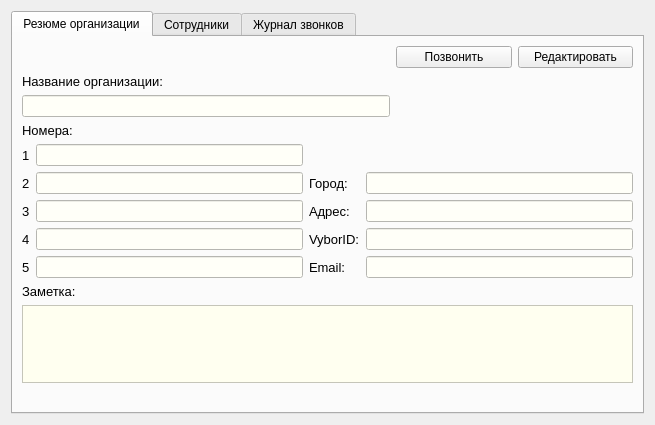
<?xml version="1.0" encoding="UTF-8"?>
<ui version="4.0">
 <class>ViewOrgContactDialog</class>
 <widget class="QDialog" name="ViewOrgContactDialog">
  <property name="geometry">
   <rect>
    <x>0</x>
    <y>0</y>
    <width>655</width>
    <height>425</height>
   </rect>
  </property>
  <property name="windowTitle">
   <string>Резюме организации</string>
  </property>
  <property name="windowIcon">
   <iconset resource="images.qrc">
    <normaloff>:/images/outcall-logo.png</normaloff>:/images/outcall-logo.png</iconset>
  </property>
  <layout class="QGridLayout" name="gridLayout_13">
   <item row="0" column="0">
    <widget class="QTabWidget" name="tabWidget">
     <property name="maximumSize">
      <size>
       <width>16777215</width>
       <height>16777215</height>
      </size>
     </property>
     <property name="focusPolicy">
      <enum>Qt::TabFocus</enum>
     </property>
     <property name="currentIndex">
      <number>0</number>
     </property>
     <widget class="QWidget" name="tab">
      <attribute name="title">
       <string>Резюме организации</string>
      </attribute>
      <layout class="QGridLayout" name="gridLayout_14">
       <item row="0" column="0">
        <layout class="QGridLayout" name="gridLayout_7">
         <item row="0" column="0">
          <layout class="QGridLayout" name="gridLayout_3">
           <item row="0" column="1">
            <layout class="QHBoxLayout" name="horizontalLayout_3">
             <item>
              <widget class="QPushButton" name="callButton">
               <property name="focusPolicy">
                <enum>Qt::NoFocus</enum>
               </property>
               <property name="text">
                <string>Позвонить</string>
               </property>
              </widget>
             </item>
             <item>
              <widget class="QPushButton" name="editButton">
               <property name="focusPolicy">
                <enum>Qt::NoFocus</enum>
               </property>
               <property name="text">
                <string>Редактировать</string>
               </property>
              </widget>
             </item>
            </layout>
           </item>
           <item row="1" column="0">
            <layout class="QGridLayout" name="gridLayout_2">
             <item row="1" column="0">
              <widget class="QLineEdit" name="OrgName">
               <property name="minimumSize">
                <size>
                 <width>368</width>
                 <height>0</height>
                </size>
               </property>
               <property name="styleSheet">
                <string notr="true">*{
background-color: #fffff8;
}</string>
               </property>
               <property name="readOnly">
                <bool>true</bool>
               </property>
              </widget>
             </item>
             <item row="0" column="0">
              <widget class="QLabel" name="label_3">
               <property name="font">
                <font>
                 <pointsize>10</pointsize>
                </font>
               </property>
               <property name="text">
                <string>Название организации:</string>
               </property>
              </widget>
             </item>
            </layout>
           </item>
           <item row="1" column="1">
            <spacer name="horizontalSpacer">
             <property name="orientation">
              <enum>Qt::Horizontal</enum>
             </property>
             <property name="sizeHint" stdset="0">
              <size>
               <width>149</width>
               <height>41</height>
              </size>
             </property>
            </spacer>
           </item>
          </layout>
         </item>
         <item row="1" column="0">
          <layout class="QGridLayout" name="gridLayout">
           <item row="3" column="3">
            <widget class="QLineEdit" name="Address">
             <property name="styleSheet">
              <string notr="true">*{
background-color: #fffff8;
}</string>
             </property>
             <property name="readOnly">
              <bool>true</bool>
             </property>
            </widget>
           </item>
           <item row="3" column="2">
            <widget class="QLabel" name="label_10">
             <property name="font">
              <font>
               <pointsize>10</pointsize>
              </font>
             </property>
             <property name="text">
              <string>Адрес:</string>
             </property>
            </widget>
           </item>
           <item row="2" column="0">
            <widget class="QLabel" name="label_7">
             <property name="font">
              <font>
               <pointsize>10</pointsize>
              </font>
             </property>
             <property name="text">
              <string>2</string>
             </property>
            </widget>
           </item>
           <item row="3" column="0">
            <widget class="QLabel" name="label_8">
             <property name="font">
              <font>
               <pointsize>10</pointsize>
              </font>
             </property>
             <property name="text">
              <string>3</string>
             </property>
            </widget>
           </item>
           <item row="4" column="0">
            <widget class="QLabel" name="label_18">
             <property name="font">
              <font>
               <pointsize>10</pointsize>
              </font>
             </property>
             <property name="text">
              <string>4</string>
             </property>
            </widget>
           </item>
           <item row="5" column="0">
            <widget class="QLabel" name="label_19">
             <property name="font">
              <font>
               <pointsize>10</pointsize>
              </font>
             </property>
             <property name="text">
              <string>5</string>
             </property>
            </widget>
           </item>
           <item row="5" column="1">
            <widget class="QLineEdit" name="FifthNumber">
             <property name="styleSheet">
              <string notr="true">*{
background-color: #fffff8;
}</string>
             </property>
             <property name="readOnly">
              <bool>true</bool>
             </property>
            </widget>
           </item>
           <item row="5" column="2">
            <widget class="QLabel" name="label_12">
             <property name="font">
              <font>
               <pointsize>10</pointsize>
              </font>
             </property>
             <property name="text">
              <string>Email:</string>
             </property>
            </widget>
           </item>
           <item row="5" column="3">
            <widget class="QLineEdit" name="Email">
             <property name="styleSheet">
              <string notr="true">*{
background-color: #fffff8;
}</string>
             </property>
             <property name="readOnly">
              <bool>true</bool>
             </property>
            </widget>
           </item>
           <item row="3" column="1">
            <widget class="QLineEdit" name="ThirdNumber">
             <property name="styleSheet">
              <string notr="true">*{
background-color: #fffff8;
}</string>
             </property>
             <property name="readOnly">
              <bool>true</bool>
             </property>
            </widget>
           </item>
           <item row="2" column="2">
            <widget class="QLabel" name="label_9">
             <property name="font">
              <font>
               <pointsize>10</pointsize>
              </font>
             </property>
             <property name="text">
              <string>Город:</string>
             </property>
            </widget>
           </item>
           <item row="1" column="1">
            <widget class="QLineEdit" name="FirstNumber">
             <property name="styleSheet">
              <string notr="true">*{
background-color: #fffff8;
}</string>
             </property>
             <property name="readOnly">
              <bool>true</bool>
             </property>
            </widget>
           </item>
           <item row="0" column="0" colspan="2">
            <widget class="QLabel" name="label_5">
             <property name="font">
              <font>
               <pointsize>10</pointsize>
              </font>
             </property>
             <property name="text">
              <string>Номера:</string>
             </property>
            </widget>
           </item>
           <item row="2" column="1">
            <widget class="QLineEdit" name="SecondNumber">
             <property name="styleSheet">
              <string notr="true">*{
background-color: #fffff8;
}</string>
             </property>
             <property name="readOnly">
              <bool>true</bool>
             </property>
            </widget>
           </item>
           <item row="2" column="3">
            <widget class="QLineEdit" name="City">
             <property name="styleSheet">
              <string notr="true">*{
background-color: #fffff8;
}</string>
             </property>
             <property name="readOnly">
              <bool>true</bool>
             </property>
            </widget>
           </item>
           <item row="4" column="1">
            <widget class="QLineEdit" name="FourthNumber">
             <property name="styleSheet">
              <string notr="true">*{
background-color: #fffff8;
}</string>
             </property>
             <property name="readOnly">
              <bool>true</bool>
             </property>
            </widget>
           </item>
           <item row="4" column="2">
            <widget class="QLabel" name="label_11">
             <property name="font">
              <font>
               <pointsize>10</pointsize>
              </font>
             </property>
             <property name="text">
              <string>VyborID:</string>
             </property>
            </widget>
           </item>
           <item row="4" column="3">
            <widget class="QLineEdit" name="VyborID">
             <property name="styleSheet">
              <string notr="true">*{
background-color: #fffff8;
}</string>
             </property>
             <property name="readOnly">
              <bool>true</bool>
             </property>
            </widget>
           </item>
           <item row="1" column="0">
            <widget class="QLabel" name="label_6">
             <property name="font">
              <font>
               <pointsize>10</pointsize>
              </font>
             </property>
             <property name="text">
              <string>1</string>
             </property>
            </widget>
           </item>
          </layout>
         </item>
         <item row="2" column="0">
          <layout class="QGridLayout" name="gridLayout_4">
           <item row="2" column="0" colspan="2">
            <widget class="QLabel" name="label_16">
             <property name="text">
              <string/>
             </property>
            </widget>
           </item>
           <item row="1" column="0" colspan="4">
            <widget class="QTextEdit" name="Comment">
             <property name="focusPolicy">
              <enum>Qt::ClickFocus</enum>
             </property>
             <property name="styleSheet">
              <string notr="true">*{
background-color: #fffff0;
}</string>
             </property>
             <property name="undoRedoEnabled">
              <bool>false</bool>
             </property>
             <property name="readOnly">
              <bool>true</bool>
             </property>
            </widget>
           </item>
           <item row="0" column="0">
            <widget class="QLabel" name="label_17">
             <property name="font">
              <font>
               <pointsize>10</pointsize>
              </font>
             </property>
             <property name="text">
              <string>Заметка:</string>
             </property>
            </widget>
           </item>
          </layout>
         </item>
        </layout>
       </item>
      </layout>
     </widget>
     <widget class="QWidget" name="tab_2">
      <attribute name="title">
       <string>Сотрудники</string>
      </attribute>
      <layout class="QGridLayout" name="gridLayout_6">
       <item row="0" column="0">
        <widget class="QWidget" name="widget" native="true">
         <property name="minimumSize">
          <size>
           <width>0</width>
           <height>0</height>
          </size>
         </property>
         <layout class="QGridLayout" name="gridLayout_9">
          <item row="0" column="0">
           <layout class="QGridLayout" name="gridLayout_8">
            <item row="0" column="0">
             <layout class="QHBoxLayout" name="horizontalLayout_2">
              <property name="bottomMargin">
               <number>6</number>
              </property>
              <item>
               <widget class="QComboBox" name="comboBox">
                <property name="minimumSize">
                 <size>
                  <width>190</width>
                  <height>27</height>
                 </size>
                </property>
                <property name="font">
                 <font>
                  <pointsize>10</pointsize>
                 </font>
                </property>
                <property name="focusPolicy">
                 <enum>Qt::NoFocus</enum>
                </property>
                <property name="acceptDrops">
                 <bool>false</bool>
                </property>
                <property name="toolTip">
                 <string>Выберите столбец поиска</string>
                </property>
                <property name="whatsThis">
                 <string>Выберите столбец поиска</string>
                </property>
                <property name="autoFillBackground">
                 <bool>false</bool>
                </property>
                <property name="inputMethodHints">
                 <set>Qt::ImhNone</set>
                </property>
               </widget>
              </item>
              <item>
               <layout class="QHBoxLayout" name="horizontalLayout">
                <item>
                 <widget class="QLineEdit" name="lineEdit">
                  <property name="minimumSize">
                   <size>
                    <width>100</width>
                    <height>27</height>
                   </size>
                  </property>
                  <property name="maximumSize">
                   <size>
                    <width>230</width>
                    <height>16777215</height>
                   </size>
                  </property>
                  <property name="font">
                   <font>
                    <pointsize>10</pointsize>
                   </font>
                  </property>
                  <property name="cursor">
                   <cursorShape>IBeamCursor</cursorShape>
                  </property>
                  <property name="focusPolicy">
                   <enum>Qt::ClickFocus</enum>
                  </property>
                  <property name="toolTip">
                   <string>Поиск по таблице</string>
                  </property>
                  <property name="whatsThis">
                   <string>Поиск по таблице</string>
                  </property>
                  <property name="placeholderText">
                   <string>Поиск</string>
                  </property>
                 </widget>
                </item>
                <item>
                 <widget class="QPushButton" name="pushButton">
                  <property name="minimumSize">
                   <size>
                    <width>0</width>
                    <height>27</height>
                   </size>
                  </property>
                  <property name="maximumSize">
                   <size>
                    <width>65</width>
                    <height>16777215</height>
                   </size>
                  </property>
                  <property name="font">
                   <font>
                    <pointsize>10</pointsize>
                   </font>
                  </property>
                  <property name="focusPolicy">
                   <enum>Qt::NoFocus</enum>
                  </property>
                  <property name="text">
                   <string>Поиск</string>
                  </property>
                 </widget>
                </item>
                <item>
                 <widget class="QPushButton" name="addPersonToOrg">
                  <property name="font">
                   <font>
                    <pointsize>10</pointsize>
                   </font>
                  </property>
                  <property name="focusPolicy">
                   <enum>Qt::NoFocus</enum>
                  </property>
                  <property name="text">
                   <string>Добавить сотрудника</string>
                  </property>
                 </widget>
                </item>
                <item>
                 <spacer name="horizontalSpacer_2">
                  <property name="orientation">
                   <enum>Qt::Horizontal</enum>
                  </property>
                  <property name="sizeHint" stdset="0">
                   <size>
                    <width>35</width>
                    <height>20</height>
                   </size>
                  </property>
                 </spacer>
                </item>
               </layout>
              </item>
             </layout>
            </item>
            <item row="1" column="0">
             <widget class="QTableView" name="tableView">
              <property name="maximumSize">
               <size>
                <width>16777215</width>
                <height>16777215</height>
               </size>
              </property>
              <property name="focusPolicy">
               <enum>Qt::NoFocus</enum>
              </property>
              <property name="styleSheet">
               <string notr="true"/>
              </property>
              <property name="selectionBehavior">
               <enum>QAbstractItemView::SelectRows</enum>
              </property>
              <property name="sortingEnabled">
               <bool>false</bool>
              </property>
             </widget>
            </item>
           </layout>
          </item>
         </layout>
        </widget>
       </item>
      </layout>
     </widget>
     <widget class="QWidget" name="tab_3">
      <attribute name="title">
       <string>Журнал звонков</string>
      </attribute>
      <layout class="QGridLayout" name="gridLayout_5">
       <item row="1" column="0">
        <widget class="QTabWidget" name="tabWidget_3">
         <property name="currentIndex">
          <number>0</number>
         </property>
         <widget class="QWidget" name="tab_7">
          <attribute name="title">
           <string>Пропущенные</string>
          </attribute>
          <layout class="QGridLayout" name="gridLayout_10">
           <item row="0" column="0">
            <widget class="QTableView" name="tableView_2">
             <property name="selectionBehavior">
              <enum>QAbstractItemView::SelectRows</enum>
             </property>
            </widget>
           </item>
          </layout>
         </widget>
         <widget class="QWidget" name="tab_8">
          <attribute name="title">
           <string>Входящие</string>
          </attribute>
          <layout class="QVBoxLayout" name="verticalLayout_10">
           <item>
            <widget class="QTableView" name="tableView_3">
             <property name="selectionBehavior">
              <enum>QAbstractItemView::SelectRows</enum>
             </property>
            </widget>
           </item>
          </layout>
         </widget>
         <widget class="QWidget" name="tab_9">
          <attribute name="title">
           <string>Исходящие</string>
          </attribute>
          <layout class="QGridLayout" name="gridLayout_12">
           <item row="0" column="0">
            <widget class="QTableView" name="tableView_4">
             <property name="selectionBehavior">
              <enum>QAbstractItemView::SelectRows</enum>
             </property>
            </widget>
           </item>
          </layout>
         </widget>
        </widget>
       </item>
       <item row="0" column="0">
        <layout class="QGridLayout" name="gridLayout_11">
         <item row="0" column="3">
          <widget class="QLabel" name="label_14">
           <property name="text">
            <string> дней</string>
           </property>
          </widget>
         </item>
         <item row="0" column="1">
          <widget class="QLabel" name="label_13">
           <property name="text">
            <string>Показать звонки за последние:</string>
           </property>
          </widget>
         </item>
         <item row="0" column="2">
          <widget class="QComboBox" name="comboBox_2">
           <item>
            <property name="text">
             <string>7</string>
            </property>
           </item>
           <item>
            <property name="text">
             <string>14</string>
            </property>
           </item>
           <item>
            <property name="text">
             <string>30</string>
            </property>
           </item>
          </widget>
         </item>
         <item row="0" column="0">
          <spacer name="horizontalSpacer_3">
           <property name="orientation">
            <enum>Qt::Horizontal</enum>
           </property>
           <property name="sizeHint" stdset="0">
            <size>
             <width>40</width>
             <height>20</height>
            </size>
           </property>
          </spacer>
         </item>
        </layout>
       </item>
      </layout>
     </widget>
    </widget>
   </item>
  </layout>
 </widget>
 <resources>
  <include location="images.qrc"/>
 </resources>
 <connections/>
</ui>
